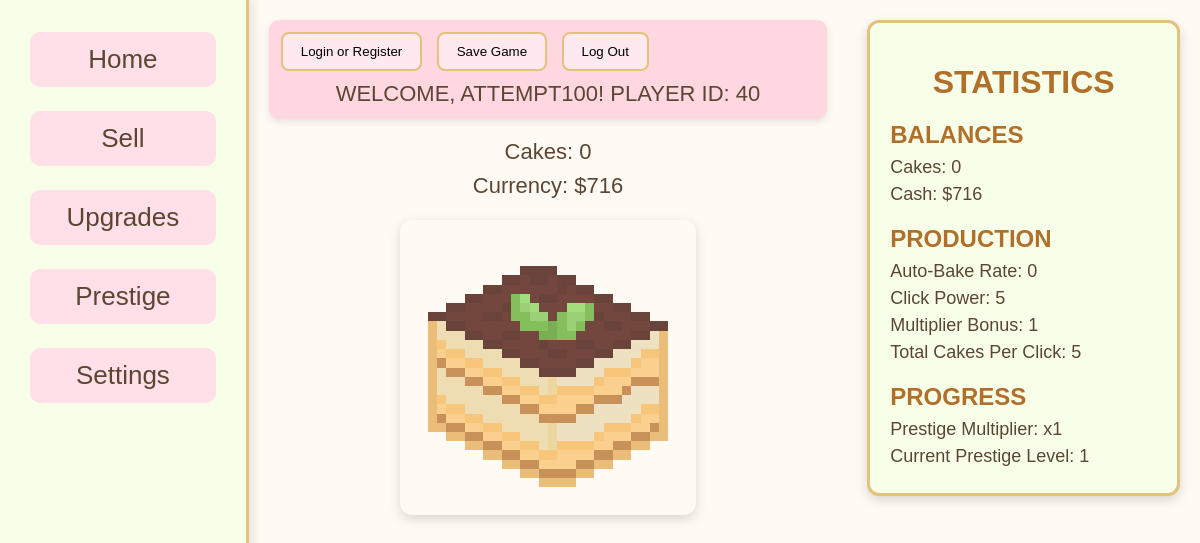
Before: /index.php (signed in) with the older database file.
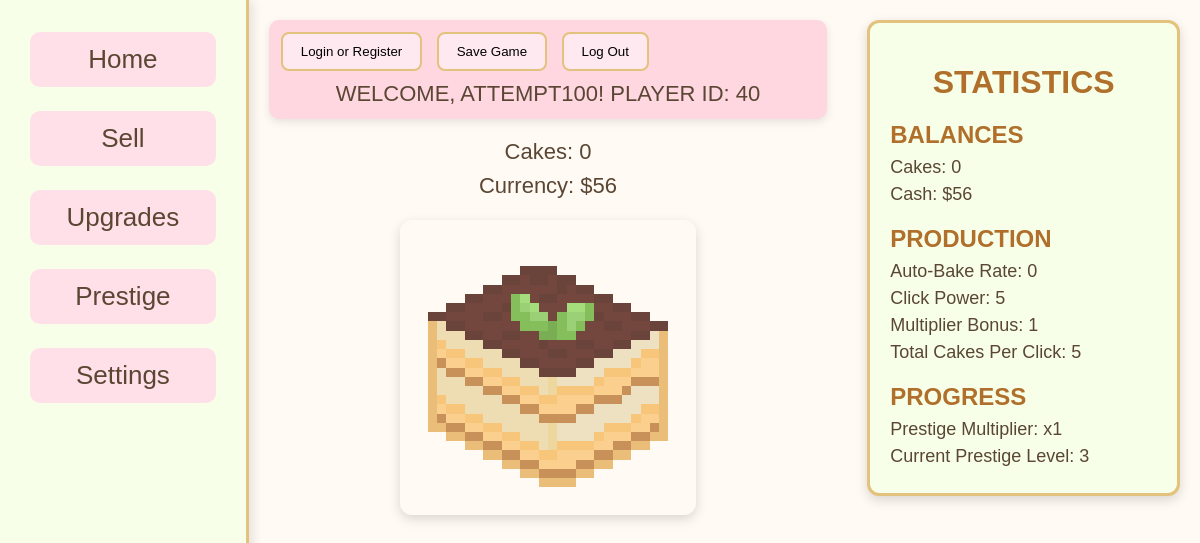
After: the same page with the newer database file.
### tables this page shows
CREATE TABLE "player_save" (
    id INTEGER PRIMARY KEY,
    cakes INTEGER DEFAULT 0,
    currency INTEGER DEFAULT 0, "multiplier" INTEGER DEFAULT 1, clickPower INTEGER DEFAULT 1, cps INTEGER DEFAULT 0, prestige_level INTEGER DEFAULT 0, prestige_multiplier REAL DEFAULT 1, "lifetime" INTEGER DEFAULT 0, "bonus" INTEGER DEFAULT 0, prestige_points INTEGER DEFAULT 0,
    FOREIGN KEY (id) REFERENCES users(id)
);

### index.php (the view, shortened to what this page needs)
<?php
    require_once __DIR__ . '/php/config.php';
    $current_cakes = 0;
    $current_currency = 0;
    if(isset($_SESSION['user_id'])) {
        try {
            $dsn = "sqlite:$db";
            $pdo = new \PDO($dsn);
            $pdo->setAttribute(\PDO::ATTR_ERRMODE, \PDO::ERRMODE_EXCEPTION);
            $stmt = $pdo->prepare("
                SELECT cakes, currency, multiplier, clickPower, cps, bonus, prestige_points, prestige_multiplier, prestige_level
                FROM player_save
                WHERE id = :user_id
            ");
            $stmt->execute([':user_id' => $_SESSION['user_id']]);
            $player_data = $stmt->fetch(\PDO::FETCH_ASSOC);
            if($player_data) {
                $current_cakes = (int)$player_data['cakes'];
                $current_currency = (int)$player_data['currency'];
                $current_multiplier = (int)$player_data['multiplier'];
                $current_clickPower = (int)$player_data['clickPower'];
                $current_cps = (int)$player_data['cps'];
                $current_prestige_multiplier = (float)$player_data['prestige_multiplier'];
                $current_prestige_level      = (int)$player_data['prestige_level'];
            }
        } catch (\PDOException $e) {
            echo "Database connection failed: " . $e->getMessage();
        }
    }
?>
<!DOCTYPE html>
    <html lang="en">
    <head>
        <link rel="stylesheet" href="Styles/index.css">
    </head>
    <body>
        <div class="column1">
            <div id="nav">
                <ul>
                    <li><a href="index.php"><button id = "homeButton">Home</button></a></li>
                    <li><a href="sell_cakes.php"><button id = "sellButton">Sell</button></a></li>
                    <li><a href="upgrades.php"><button id = "upgradesButton">Upgrades</button></a></li>
                    <li><a href="prestige.php"><button id = "prestigeButton">Prestige</button></a></li>
                    <li><a href="settings.php"><button id = "settingsButton">Settings</button></a></li>
                </ul>
            </div>
        </div>
        <div class="column2">
            <div id="topBar">
                <a href="php/login.php"><button id = "loginButton">Login or Register</button></a>
                <button id="saveButton">Save Game</button>
                <button id = "logOut">Log Out</button>
                <?php
                    if (isset($_SESSION['username'])):
                ?>
                <div class="welcome-message">
                    <?php
                        echo 'WELCOME, ' . strtoupper($_SESSION['username']) . '!';
                        echo ' PLAYER ID: ' . $_SESSION['user_id'];
                    ?>
                </div>
                    <?php else: ?>
                        <div class = "login-message">
                            <p>&#8593 LOG IN OR CREATE ACCOUNT TO PLAY</p>
                        </div>
                    <?php endif; ?>
            </div>
            <div id="currency">
                <ul>
                    <li>Cakes: <span id="clickCount1" data-cake><?php echo isset($current_cakes) ? $current_cakes : 0; ?></span></li>
                    <li>Currency: $<span id="cash"><?php echo isset($current_currency) ? $current_currency : 0; ?></span></li>
                </ul>
            </div>
            <div id="cake">
                <button id="clicker"><img src="Images/Tiramisu.png" alt="Cake"></button>
            </div>
        </div>
        <div class="column3">
            <div id="stats">
                <h1>STATISTICS</h1>
                <h2>BALANCES</h2>
                    <ul>
                        <li>Cakes: <span id="clickCount2" data-cake><?php echo isset($current_cakes) ? $current_cakes : 0; ?></span></li>
                        <li>Cash: $<span id="money"><?php echo isset($current_currency) ? $current_currency : 0; ?></span></li>
                    </ul>
                <h2>PRODUCTION</h2>
                    <ul>
                        <li>Auto-Bake Rate: <?php echo isset($current_cps) ? $current_cps : 0; ?></li>
                        <li>Click Power: <?php echo isset($current_clickPower) ? $current_clickPower : 0;?></li>
                        <li>Multiplier Bonus: <?php echo isset($current_multiplier) ? $current_multiplier : 0; ?></li>
                        <li>Total Cakes Per Click: <?php echo isset($current_clickPower) ? $current_clickPower * $current_multiplier : 0;?></li>
                    </ul>
                <h2>PROGRESS</h2>
                    <ul>
                        <li>Prestige Multiplier: x<?php echo $current_prestige_multiplier; ?></li>
                        <li>Current Prestige Level: <?php echo $current_prestige_level; ?></li>
                    </ul>
        </div>
    </body>
</html>

### Styles/index.css (style rules this page uses)
html, body { margin: 0; padding: 0; height: 100%; background-color: #fffaf3; font-family: 'Trebuchet MS', sans-serif; color: #5a4633; }
body { display: flex; flex-direction: row; min-height: 100vh; }
.column1 { width: 22%; background-color: #f7ffe8; border-right: 3px solid #e3c27d; padding-top: 20px; box-shadow: 4px 0 10px rgba(0,0,0,0.1); }
#nav ul { list-style: none; padding: 0; margin: 0; }
#nav ul li { padding: 12px 30px; }
#nav ul li button { width: 100%; font-size: 26px; padding: 12px; border-radius: 10px; border: none; background-color: #ffe0e8; color: #5a4633; cursor: pointer; transition: 0.2s ease; }
.column2 { width: 50%; padding: 20px; }
#topBar { background-color: #ffd7e1; padding: 12px; border-radius: 10px; margin-bottom: 20px; box-shadow: 0 3px 8px rgba(0,0,0,0.1); }
#topBar button { background-color: #ffe9f0; border: 2px solid #e3c27d; padding: 10px 18px; border-radius: 8px; margin-right: 10px; cursor: pointer; transition: 0.2s ease; }
.welcome-message { text-align: center; font-size: 22px; color: #5a4633; margin-top: 10px; }
#currency ul { list-style: none; padding: 0; margin: 0; font-size: 22px; text-align: center; }
#currency ul li { margin: 8px 0; }
#cake button { display: block; margin: 20px auto; width: 55%; background: none; border: none; cursor: pointer; }
#cake button img { width: 100%; border-radius: 12px; box-shadow: 0 4px 12px rgba(0,0,0,0.15); transition: 0.15s ease; image-rendering: pixelated; animation: cakePulse 1.4s ease-in-out infinite; }
.column3 { width: 28%; padding: 20px; }
#stats { background-color: #f7ffe8; border: 3px solid #e3c27d; border-radius: 12px; padding: 20px; box-shadow: 0 4px 12px rgba(0,0,0,0.15); }
#stats h1 { text-align: center; margin-bottom: 15px; color: #b06f2a; }
#stats h2 { margin-top: 20px; margin-bottom: 8px; color: #b06f2a; }
#stats ul { list-style: none; padding: 0; margin: 0; }
#stats ul li { margin: 6px 0; font-size: 18px; }

Changed rows visible on the page:
changed player_save: currency "716" → "56"; prestige_level "1" → "3"
